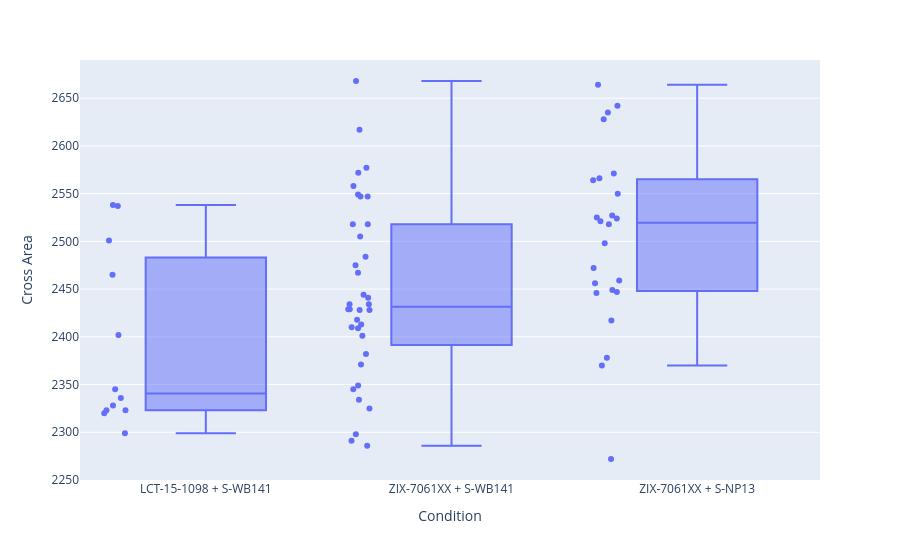

Here is the notebook cell this chart was saved with:
### Code cell
fig = px.box(
    seal_cross_df,
    x='Condition',
    y='Cross Area',
    # color='Cuts',
    points='all',
)
fig.show()

### Figure 1 — Plotly figure (JSON) as saved in the notebook; plotly's stock layout.template omitted (floating-point values rounded to 4 significant figures)
{"data": [{"alignmentgroup": "True", "boxpoints": "all", "hovertemplate": "Condition=%{x}<br>Cross Area=%{y}<extra></extra>", "legendgroup": "", "marker": {"color": "#636efa"}, "name": "", "notched": false, "offsetgroup": "", "orientation": "v", "showlegend": false, "type": "box", "x": ["LCT-15-1098 + S-WB141", "LCT-15-1098 + S-WB141", "LCT-15-1098 + S-WB141", "LCT-15-1098 + S-WB141", "LCT-15-1098 + S-WB141", "LCT-15-1098 + S-WB141", "LCT-15-1098 + S-WB141", "LCT-15-1098 + S-WB141", "LCT-15-1098 + S-WB141", "LCT-15-1098 + S-WB141", "LCT-15-1098 + S-WB141", "LCT-15-1098 + S-WB141", "ZIX-7061XX + S-WB141", "ZIX-7061XX + S-WB141", "ZIX-7061XX + S-WB141", "ZIX-7061XX + S-WB141", "ZIX-7061XX + S-WB141", "ZIX-7061XX + S-WB141", "ZIX-7061XX + S-WB141", "ZIX-7061XX + S-WB141", "ZIX-7061XX + S-WB141", "ZIX-7061XX + S-WB141", "ZIX-7061XX + S-WB141", "ZIX-7061XX + S-WB141", "ZIX-7061XX + S-WB141", "ZIX-7061XX + S-WB141", "ZIX-7061XX + S-WB141", "ZIX-7061XX + S-WB141", "ZIX-7061XX + S-WB141", "ZIX-7061XX + S-WB141", "ZIX-7061XX + S-WB141", "ZIX-7061XX + S-WB141", "ZIX-7061XX + S-WB141", "ZIX-7061XX + S-WB141", "ZIX-7061XX + S-WB141", "ZIX-7061XX + S-WB141", "ZIX-7061XX + S-WB141", "ZIX-7061XX + S-WB141", "ZIX-7061XX + S-WB141", "ZIX-7061XX + S-WB141", "ZIX-7061XX + S-WB141", "ZIX-7061XX + S-WB141", "ZIX-7061XX + S-WB141", "ZIX-7061XX + S-WB141", "ZIX-7061XX + S-WB141", "ZIX-7061XX + S-WB141", "ZIX-7061XX + S-WB141", "ZIX-7061XX + S-WB141", "ZIX-7061XX + S-NP13", "ZIX-7061XX + S-NP13", "ZIX-7061XX + S-NP13", "ZIX-7061XX + S-NP13", "ZIX-7061XX + S-NP13", "ZIX-7061XX + S-NP13", "ZIX-7061XX + S-NP13", "ZIX-7061XX + S-NP13", "ZIX-7061XX + S-NP13", "ZIX-7061XX + S-NP13", "ZIX-7061XX + S-NP13", "ZIX-7061XX + S-NP13", "ZIX-7061XX + S-NP13", "ZIX-7061XX + S-NP13", "ZIX-7061XX + S-NP13", "ZIX-7061XX + S-NP13", "ZIX-7061XX + S-NP13", "ZIX-7061XX + S-NP13", "ZIX-7061XX + S-NP13", "ZIX-7061XX + S-NP13", "ZIX-7061XX + S-NP13", "ZIX-7061XX + S-NP13", "ZIX-7061XX + S-NP13", "ZIX-7061XX + S-NP13"], "x0": " ", "xaxis": "x", "y": [2323, 2328, 2501, 2537, 2323, 2538, 2465, 2345, 2336, 2320, 2402, 2299, 2547, 2298, 2475, 2617, 2577, 2518, 2409, 2428, 2418, 2549, 2401, 2505, 2441, 2467, 2410, 2349, 2484, 2382, 2371, 2668, 2558, 2429, 2444, 2286, 2334, 2518, 2547, 2429, 2413, 2434, 2325, 2572, 2434, 2291, 2345, 2428, 2525, 2459, 2446, 2456, 2417, 2449, 2628, 2566, 2524, 2521, 2472, 2378, 2571, 2498, 2550, 2447, 2635, 2564, 2664, 2527, 2518, 2370, 2642, 2272], "y0": " ", "yaxis": "y"}], "layout": {"boxmode": "group", "legend": {"tracegroupgap": 0}, "margin": {"t": 60}, "xaxis": {"anchor": "y", "domain": [0, 1], "title": {"text": "Condition"}}, "yaxis": {"anchor": "x", "domain": [0, 1], "title": {"text": "Cross Area"}}}}
